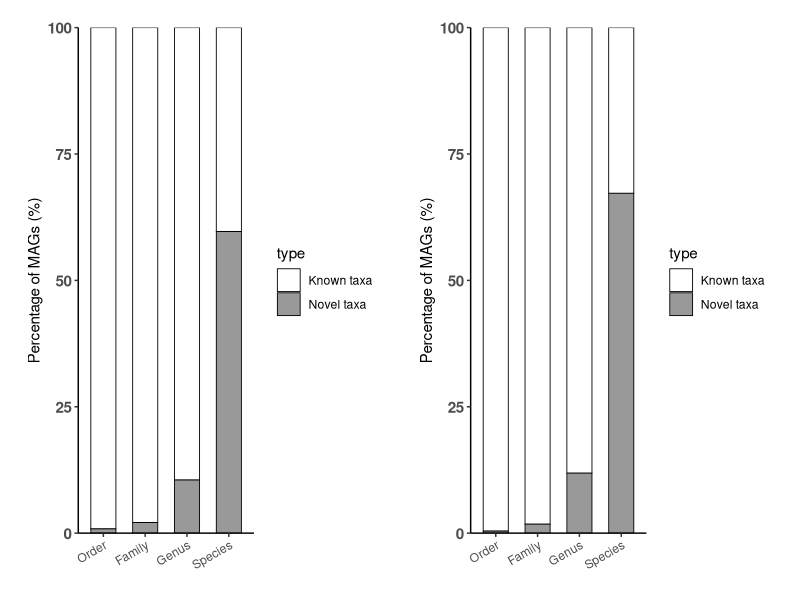
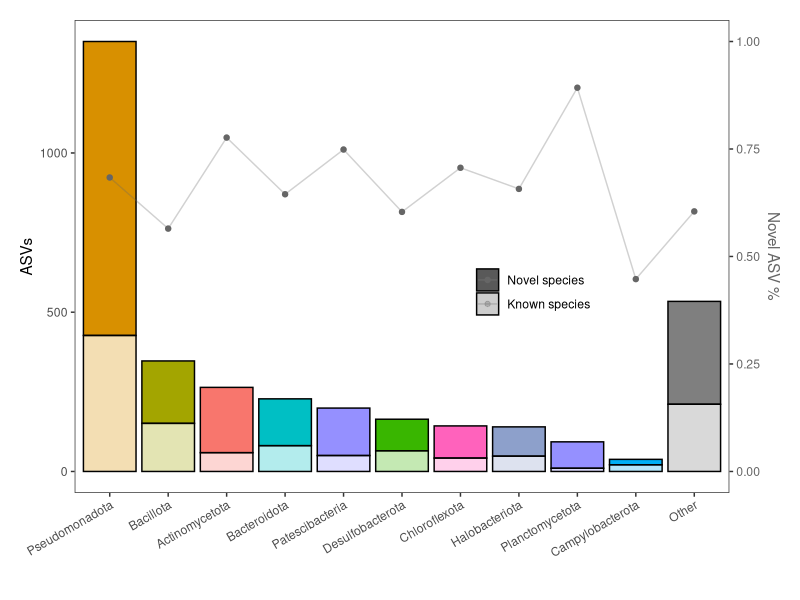
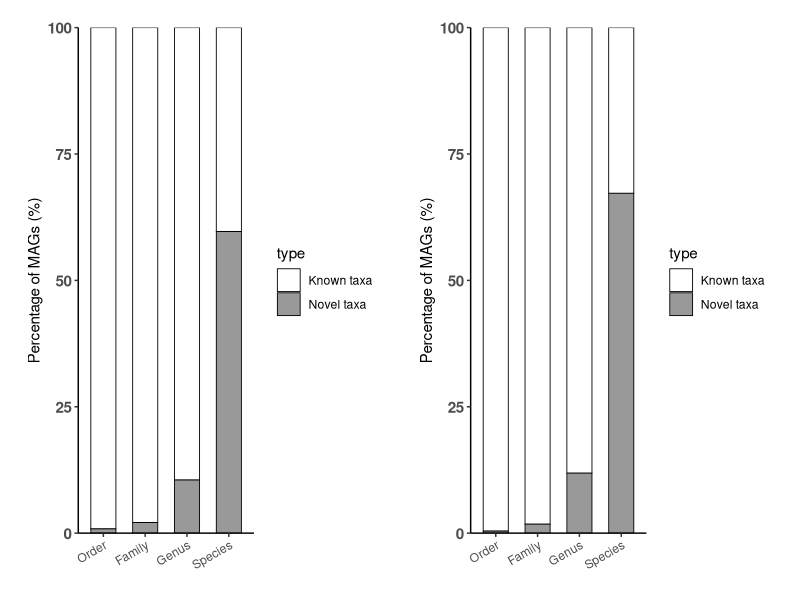
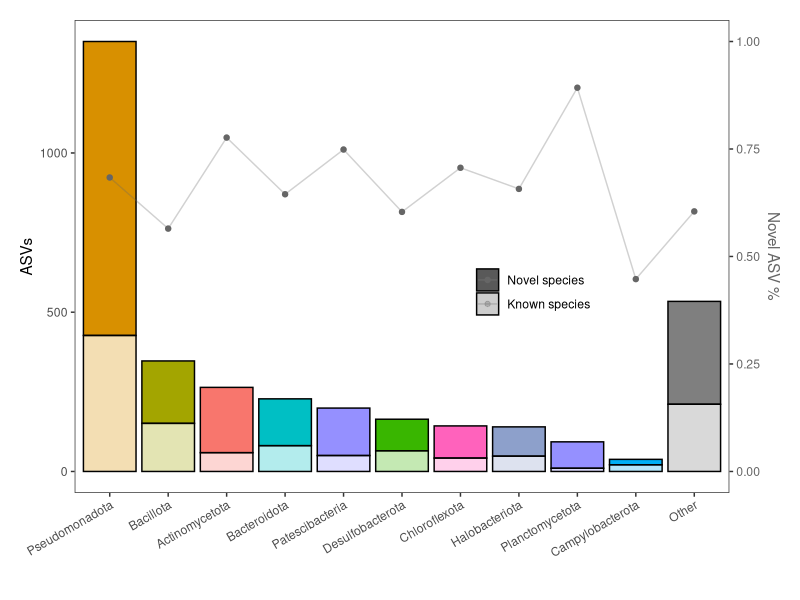

Recreate these plots in R, in order.
library(tidyverse)
library(patchwork)
library(dplyr)
library(tidyr)
library(forcats)

# taxonomic novelty

ar_tax <- read.csv("ar_taxa.txt", sep = "\t", header = TRUE) 
bac_tax <- read.csv("bac_taxa.txt", sep = "\t", header = TRUE)
tax <- rbind(ar_tax, bac_tax)

df_ratio <- tax %>%
  mutate(across(Phylum:Species, ~ na_if(., ""))) %>%
  pivot_longer(
    cols = Phylum:Species,
    names_to = "level",
    values_to = "name"
  ) %>%
  group_by(Domain, level) %>%
  summarise(
    known = sum(!is.na(name)),
    novel = sum(is.na(name)),
    total = known + novel,
    novel_pct = novel / total * 100,
    .groups = "drop"
  )

df_ratio <- df_ratio %>%
  mutate(
    level = factor(
      level,
      levels = c("Class", "Order", "Family", "Genus", "Species")
    )
  )

df_ratio <- df_ratio %>%
  filter(level %in% c("Order", "Family", "Genus", "Species"))

df_plot <- df_ratio %>%
  select(Domain, level, known, novel, total) %>%
  pivot_longer(
    cols = c(known, novel),
    names_to = "type",
    values_to = "count"
  ) %>%
  group_by(Domain, level) %>%
  mutate(
    pct = count / sum(count) * 100
  ) %>%
  ungroup()

df_plot <- df_plot %>%
  mutate(
    level = factor(level, levels = c("Order", "Family", "Genus", "Species"))
  )

plot_novel_ratio <- function(df, domain_name, tag = NULL) {
  
  df_sub <- df %>% filter(Domain == domain_name)
  
  ggplot(df_sub, aes(x = pct, y = level, fill = type)) +
    geom_col(
      width = 0.6,
      color = "black",
      size = 0.3
    ) +
    scale_x_continuous(
      limits = c(0, 100),
      expand = c(0, 0)
    ) +
    scale_fill_manual(
      values = c(
        novel = "grey60",
        known = "white"
      ),
      labels = c(
        novel = "Novel taxa",
        known = "Known taxa"
      )
    ) +
    labs(
      x = "Percentage of MAGs (%)",
      y = NULL,
      fill = "type"
    ) +
    theme_classic() +
    scale_y_discrete(limits = c("Order", "Family", "Genus", "Species")) +
    annotate(
      "text",
      x = 0,
      y = Inf,
      label = tag,
      hjust = -0.5,
      vjust = 1.2,
      fontface = "bold",
      size = 5
    ) +
    coord_flip() +
    theme(
      axis.text.x = element_text(angle = 30, hjust = 1, vjust = 1),
      axis.text.y = element_text(size = 11, face = "bold"),
      axis.title.x = element_text(size = 12, face = "bold"),
      plot.margin = unit(c(1, 1, 1, 1), "lines"),
      panel.grid = element_blank(),
      legend.position = "right",
      legend.background = element_blank(),
      axis.text.y.right = element_text(color = "#666666"),
      axis.title.y.right = element_text(color = "#666666")
    )
}

p_bac <- plot_novel_ratio(df_plot, "Bacteria", tag = "b")
p_arc <- plot_novel_ratio(df_plot, "Archaea", tag = "c")

(p <-p_arc + p_bac)

ggsave("MAG_novelty.pdf", p, width = 10, height = 4)

# Distribution of novel and known MAGs

ar_tax <- read.csv("ar_taxa.txt", sep = "\t", header = TRUE) 
bac_tax <- read.csv("bac_taxa.txt", sep = "\t", header = TRUE)
tax<-rbind(ar_tax,bac_tax)
df <-tax[,1:2]
df <- tax %>%
  filter(Phylum != "Unassigned") %>%
  mutate(
    Phylum = sub("Methanobacteriota_[A-B]", "Methanobacteriota", Phylum),
    Phylum = sub("Bacillota_[A-I]", "Bacillota", Phylum),
    Phylum = sub("Myxococcota_A", "Myxococcota", Phylum),
    Phylum = sub("Desulfobacterota_[A-I]", "Desulfobacterota", Phylum),
    Species = sub("^$", NA, Species)
  ) %>%
  group_by(Domain, Phylum) %>%
  summarise(
    total = n(),
    Novel = sum(is.na(Species))
  ) %>%
  ungroup()
data <- df %>%
  mutate(label = Phylum) %>%
  mutate(label = fct_reorder(fct_lump_n(label, 10, w=total), total, .desc = TRUE)) %>%
  group_by(label) %>% 
  summarise(
    total = sum(total), 
    Novel = sum(Novel),
    fracNovel = Novel / total,
    Known = total - Novel
  ) %>%
  pivot_longer(c(Novel, Known)) %>%
  mutate(name = fct_relevel(name, c("Novel", "Known")))
levels(data$label)
pcolor <- c("Pseudomonadota"='#D89000',
            "Bacillota"='#A3A500',
            "Actinomycetota"="#F8766D",
            "Bacteroidota"='#00BFC4',
            "Patescibacteria"='#9590FF',
            "Desulfobacterota"='#39B600',
            "Chloroflexota"='#FF62BC',
            "Halobacteriota"="#8DA0CB",
            "Planctomycetota"='#9590FF',
            "Campylobacterota"="#00B0F6",
            "Unassigned"="#DBAA77",
            "Others"="#696969") 

data_plot <- df %>%
  mutate(label = fct_other(Phylum, keep = names(pcolor)) %>% 
           fct_relevel(names(pcolor))) %>%
  group_by(label) %>%
  summarise(total=sum(total), 
            Novel = sum(Novel), 
            fracNovel = Novel / total,
            Known = total - Novel) %>%
  pivot_longer(cols = c(Novel, Known), names_to="name", values_to="value") %>%
  mutate(name = fct_relevel(name, c("Novel", "Known")))

(p<-ggplot(data_plot, aes(x=label, y=value, fill=label, alpha=name)) +
  geom_col(col="black") +
  geom_line(aes(y=fracNovel*max(total), group=1), col="#666666") +
  geom_point(aes(y=fracNovel*max(total)), col="#666666") +
  scale_y_continuous(name = "ASVs",
                     sec.axis = sec_axis(~./max(data_plot$total), name = "Novel ASV %")) +
  labs(x="", alpha="") +
  scale_fill_manual(values = pcolor) +
  scale_alpha_manual(values = c(1, 0.3), labels=c("Novel species", "Known species")) +
  guides(fill="none") +
  theme_bw() +
  theme(
    axis.text.x = element_text(angle=30, hjust=1, vjust=1),
    plot.margin = unit(c(1,1,1,1), "lines"),
    panel.grid = element_blank(),
    legend.position = c(0.7, 0.45),
    legend.background = element_blank(),
    axis.text.y.right = element_text(color="#666666"),
    axis.title.y.right = element_text(color="#666666")
  ))

ggsave("MAG_Novel_per_Abundphylum.pdf", width = 5, height = 4)

# Note: Minor aesthetic adjustments (e.g., font size, label placement, and spacing) were performed in Adobe Illustrator to improve figure clarity.
